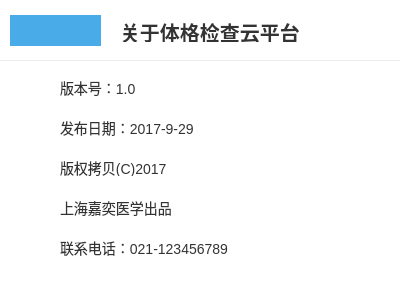
<?xml version="1.0" encoding="UTF-8"?>
<ui version="4.0">
 <class>AboutForm</class>
 <widget class="QDialog" name="AboutForm">
  <property name="geometry">
   <rect>
    <x>0</x>
    <y>0</y>
    <width>400</width>
    <height>306</height>
   </rect>
  </property>
  <property name="windowTitle">
   <string>Dialog</string>
  </property>
  <property name="styleSheet">
   <string notr="true">background-color:white;</string>
  </property>
  <widget class="QLabel" name="label_4">
   <property name="geometry">
    <rect>
     <x>60</x>
     <y>80</y>
     <width>83</width>
     <height>16</height>
    </rect>
   </property>
   <property name="styleSheet">
    <string notr="true">font-weight:450;
color:#333333;
font-size:14px;</string>
   </property>
   <property name="text">
    <string>版本号：1.0</string>
   </property>
  </widget>
  <widget class="QLabel" name="label_5">
   <property name="geometry">
    <rect>
     <x>60</x>
     <y>120</y>
     <width>171</width>
     <height>16</height>
    </rect>
   </property>
   <property name="styleSheet">
    <string notr="true">QLabel{
font-weight:450;
color:#333333;
font-size:14px;
}</string>
   </property>
   <property name="text">
    <string>发布日期：2017-9-29</string>
   </property>
  </widget>
  <widget class="QLabel" name="label_6">
   <property name="geometry">
    <rect>
     <x>60</x>
     <y>160</y>
     <width>120</width>
     <height>16</height>
    </rect>
   </property>
   <property name="styleSheet">
    <string notr="true">QLabel{
font-weight:450;
color:#333333;
font-size:14px;
}</string>
   </property>
   <property name="text">
    <string>版权拷贝(C)2017</string>
   </property>
  </widget>
  <widget class="QLabel" name="label_7">
   <property name="geometry">
    <rect>
     <x>60</x>
     <y>200</y>
     <width>190</width>
     <height>16</height>
    </rect>
   </property>
   <property name="styleSheet">
    <string notr="true">QLabel{
font-weight:450;
color:#333333;
font-size:14px;
}</string>
   </property>
   <property name="text">
    <string>上海嘉奕医学出品</string>
   </property>
  </widget>
  <widget class="QLabel" name="label_8">
   <property name="geometry">
    <rect>
     <x>60</x>
     <y>240</y>
     <width>188</width>
     <height>16</height>
    </rect>
   </property>
   <property name="styleSheet">
    <string notr="true">QLabel{
font-weight:450;
color:#333333;
font-size:14px;
}</string>
   </property>
   <property name="text">
    <string>联系电话：021-123456789</string>
   </property>
  </widget>
  <widget class="QGroupBox" name="groupBox">
   <property name="geometry">
    <rect>
     <x>0</x>
     <y>0</y>
     <width>400</width>
     <height>61</height>
    </rect>
   </property>
   <property name="styleSheet">
    <string notr="true">QGroupBox{
	border-style:solid;
	border-bottom:1px solid #ebedee;
}</string>
   </property>
   <property name="title">
    <string/>
   </property>
   <widget class="QLabel" name="label">
    <property name="geometry">
     <rect>
      <x>10</x>
      <y>15</y>
      <width>91</width>
      <height>31</height>
     </rect>
    </property>
    <property name="styleSheet">
     <string notr="true">image:url(:/images/log.png);
background-color:#4aabe9</string>
    </property>
    <property name="text">
     <string/>
    </property>
   </widget>
   <widget class="QLabel" name="label_2">
    <property name="geometry">
     <rect>
      <x>120</x>
      <y>21</y>
      <width>201</width>
      <height>21</height>
     </rect>
    </property>
    <property name="styleSheet">
     <string notr="true">font-weight:900;
color:#333333;
font-size:20px;</string>
    </property>
    <property name="text">
     <string>关于体格检查云平台</string>
    </property>
   </widget>
  </widget>
 </widget>
 <resources/>
 <connections/>
</ui>
